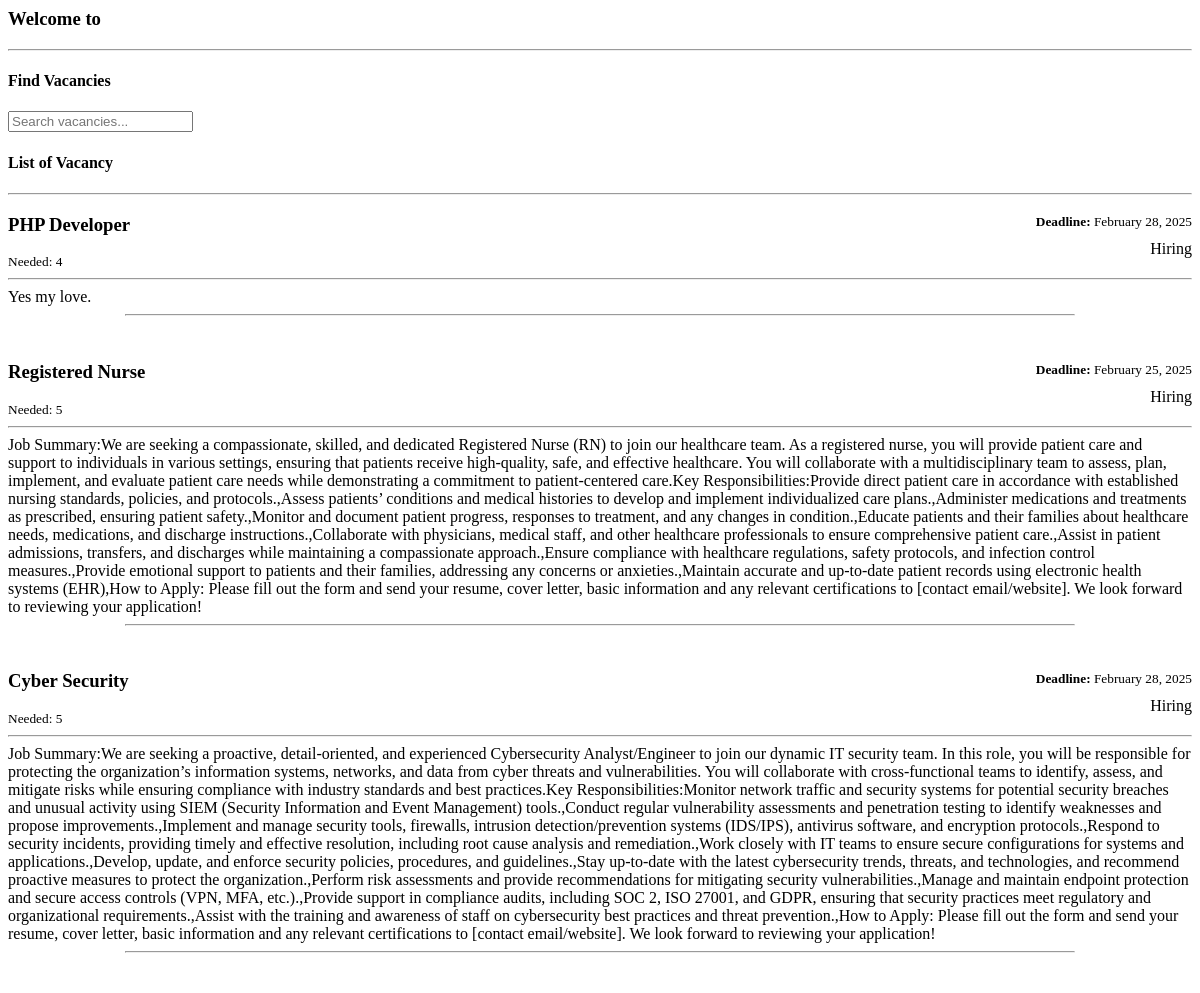
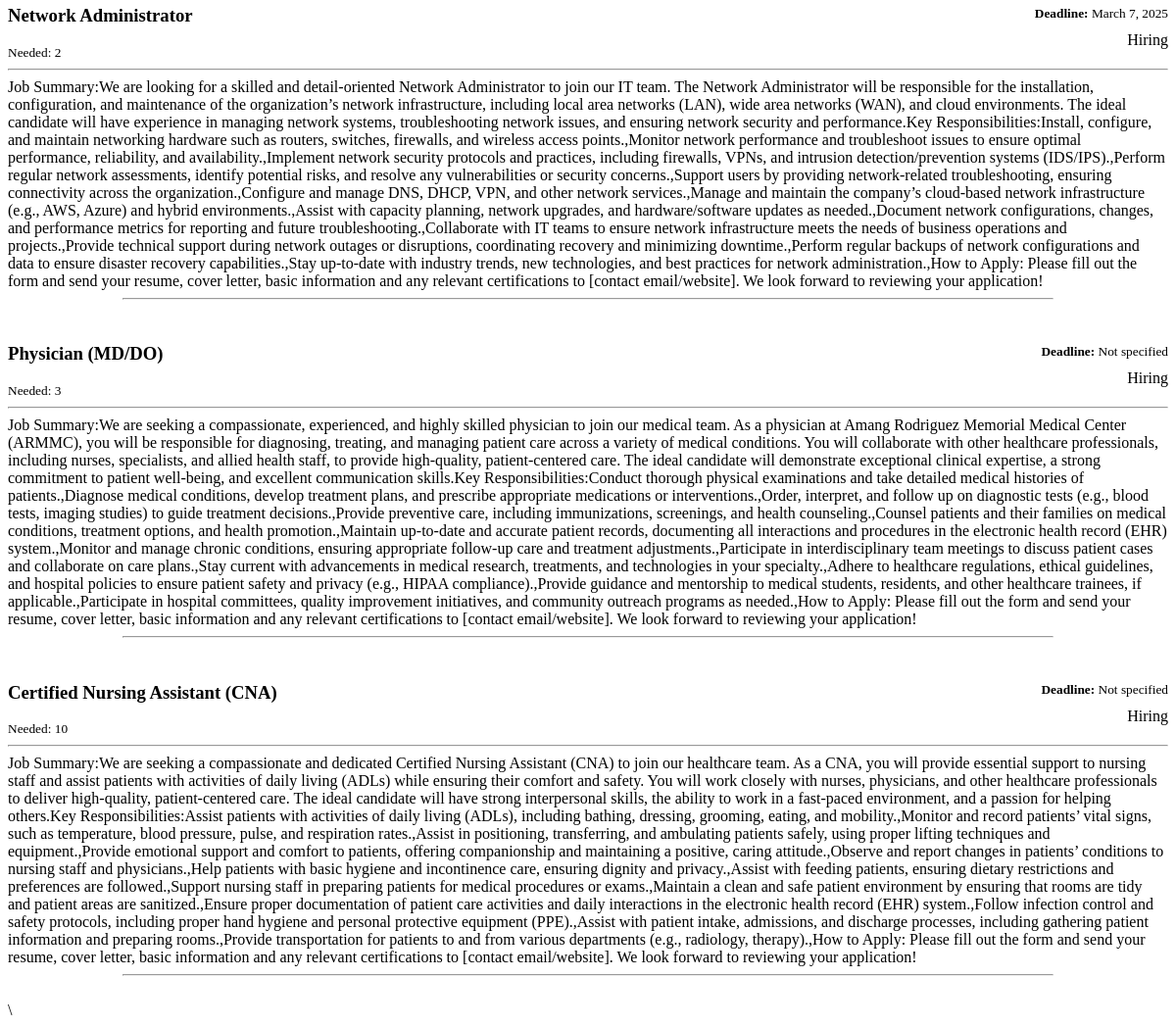
The app's page /home.php with its own data (2 pictures, top to bottom).
### tables this page shows
CREATE TABLE `vacancy` (
  `id` int(30) NOT NULL,
  `position` varchar(200) NOT NULL,
  `availability` int(30) NOT NULL,
  `description` text NOT NULL,
  `status` tinyint(1) NOT NULL DEFAULT 1,
  `date_created` datetime NOT NULL DEFAULT current_timestamp(),
  `deadline` varchar(255) NOT NULL
);

### home.php (the view, shortened to what this page needs)
<?php
include 'admin/db_connect.php';
?>
<header class="masthead">
    <div class="container-fluid h-100">
        <div class="row h-100 align-items-center justify-content-center text-center">
            <div class="col-lg-8 align-self-end mb-4 page-title">
                <h3 class="text-white">Welcome to <?php echo $_SESSION['setting_name']; ?></h3>
                <hr class="divider my-4" />
                <div class="col-md-12 mb-2 text-left">
                    <div class="card">
                        <div class="card-body">
                            <h4 class="text-center">Find Vacancies</h4>
                            <div class="form-group">
                                <div class="input-group">
                                    <input type="text" class="form-control" id="filter" placeholder="Search vacancies...">
                                </div>
                            </div>
                        </div>
                    </div>
                </div>
            </div>
        </div>
    </div>
</header>
<section id="list">
    <div class="container mt-3 pt-2">
        <h4 class="text-center">List of Vacancy</h4>
        <hr class="divider">
        <?php
        $vacancy = $conn->query("SELECT * FROM vacancy ORDER BY date(date_created) DESC");
        while ($row = $vacancy->fetch_assoc()):
            $deadline = $row['deadline'];
            $formatted_deadline = '';
            if ($deadline != '0000-00-00' && !empty($deadline)) {
                $formatted_deadline = date('F j, Y', strtotime($deadline));
            } else {
                $formatted_deadline = 'Not specified';
            }
            $trans = get_html_translation_table(HTML_ENTITIES, ENT_QUOTES);
            unset($trans["\""], $trans["<"], $trans[">"], $trans["<h2"]);
            $desc = strtr(html_entity_decode($row['description']), $trans);
            $desc = str_replace(array("<li>", "</li>"), array("", ","), $desc);
        ?>
        <div class="card vacancy-list" data-id="<?php echo $row['id'] ?>">
            <div class="card-body">
                <h3><b class="filter-txt"><?php echo $row['position'] ?></b></h3>
                <div class="deadline" style="float: right; margin-top: -40px;">
                    <small><strong>Deadline: </strong><?php echo $formatted_deadline; ?></small>
                </div>
                <div class="needed-info">
                    <span><small>Needed: <?php echo $row['availability'] ?></small></span>
                </div>
                <div class="col-lg-12">
                    <p class="status">
                        <?php if($row['status'] == 1): ?>
                            <span class="badge badge-success pt-2">Hiring</span>
                        <?php else: ?>
                            <span class="badge badge-danger pt-2">Closed</span>
                        <?php endif; ?>
                    </p>
                </div>
                <hr>
                <larger class="truncate filter-txt"><?php echo strip_tags($desc) ?></larger>
                <br>
                <hr class="divider" style="max-width: calc(80%)">
            </div>
        </div>
        <br>
        <?php endwhile; ?>
    </div>
</section>
\

### home.php (style rules this page uses)
.vacancy-list { cursor: pointer; }
.vacancy-list { cursor: pointer; transition: transform 0.3s ease; }
.status { float: right; margin-top: -30px; }
@media (min-width: 991.98px) { .deadline { float: right; } }

### records on screen
vacancy: position "PHP Developer", deadline "February 28, 2025", availability "4", status "Hiring", description "Yes my love."
vacancy: position "Registered Nurse", deadline "February 25, 2025", availability "5", status "Hiring", description "Job Summary:We are seeking a compassionate, skilled, and dedicated Registered Nurse (RN) to join our healthcare team. As a registered nurse, you will provide patient care and support to individuals in various settings, ensuring that patients receive high-quality, safe, and effective healthcare. You will collaborate with a multidisciplinary team to assess, plan, implement, and evaluate patient care needs while demonstrating a commitment to patient-centered care.Key Responsibilities:Provide direct patient care in accordance with established nursing standards, policies, and protocols.,Assess patients’ conditions and medical histories to develop and implement individualized care…"
vacancy: position "Cyber Security", deadline "February 28, 2025", availability "5", status "Hiring", description "Job Summary:We are seeking a proactive, detail-oriented, and experienced Cybersecurity Analyst/Engineer to join our dynamic IT security team. In this role, you will be responsible for protecting the organization’s information systems, networks, and data from cyber threats and vulnerabilities. You will collaborate with cross-functional teams to identify, assess, and mitigate risks while ensuring compliance with industry standards and best practices.Key Responsibilities:Monitor network traffic and security systems for potential security breaches and unusual activity using SIEM (Security Information and Event Management) tools.,Conduct regular vulnerability assessments and penetration testing…"
vacancy: position "Network Administrator", deadline "March 7, 2025", availability "2", status "Hiring", description "Job Summary:We are looking for a skilled and detail-oriented Network Administrator to join our IT team. The Network Administrator will be responsible for the installation, configuration, and maintenance of the organization’s network infrastructure, including local area networks (LAN), wide area networks (WAN), and cloud environments. The ideal candidate will have experience in managing network systems, troubleshooting network issues, and ensuring network security and performance.Key Responsibilities:Install, configure, and maintain networking hardware such as routers, switches, firewalls, and wireless access points.,Monitor network performance and troubleshoot issues to ensure optimal…"
vacancy: position "Physician (MD/DO)", deadline "Not specified", availability "3", status "Hiring", description "Job Summary:We are seeking a compassionate, experienced, and highly skilled physician to join our medical team. As a physician at Amang Rodriguez Memorial Medical Center (ARMMC), you will be responsible for diagnosing, treating, and managing patient care across a variety of medical conditions. You will collaborate with other healthcare professionals, including nurses, specialists, and allied health staff, to provide high-quality, patient-centered care. The ideal candidate will demonstrate exceptional clinical expertise, a strong commitment to patient well-being, and excellent communication skills.Key Responsibilities:Conduct thorough physical examinations and take detailed medical histories…"
vacancy: position "Certified Nursing Assistant (CNA)", deadline "Not specified", availability "10", status "Hiring", description "Job Summary:We are seeking a compassionate and dedicated Certified Nursing Assistant (CNA) to join our healthcare team. As a CNA, you will provide essential support to nursing staff and assist patients with activities of daily living (ADLs) while ensuring their comfort and safety. You will work closely with nurses, physicians, and other healthcare professionals to deliver high-quality, patient-centered care. The ideal candidate will have strong interpersonal skills, the ability to work in a fast-paced environment, and a passion for helping others.Key Responsibilities:Assist patients with activities of daily living (ADLs), including bathing, dressing, grooming, eating, and mobility.,Monitor…"
